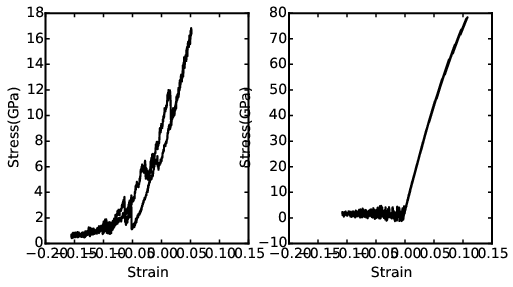

Recreate this plot in Python.
# -*- coding: utf-8 -*-
# @Author: YangZhou
# @Date:   1970-01-01 08:00:00
# @Last Modified by:   YangZhou
# @Last Modified time: 2017-06-30 15:02:20
from aces.graph import fig, pl
import numpy as np

with fig('cycle.eps'):
    fi, axes = pl.subplots(1, 2, sharex=True, figsize=(8, 4))
    y = np.loadtxt("strain/circle/right/9/cal_stress.txt", skiprows=1)
    axes[0].plot(y[:, 0], y[:, 1], color="k", lw=2)
    axes[0].set_xlabel("Strain")
    axes[0].set_ylabel("Stress(GPa)")

    y = np.loadtxt("strain/circle/graphene/0/cal_stress.txt", skiprows=1)
    axes[1].plot(y[:, 0], y[:, 1], color="k", lw=2)
    axes[1].set_xlabel("Strain")
    axes[1].set_ylabel("Stress(GPa)")
